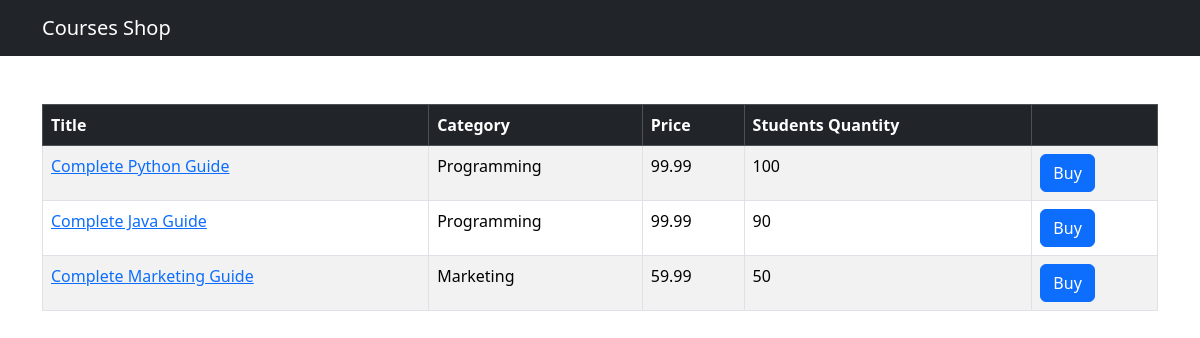
Page /shop/ on the earlier database version.
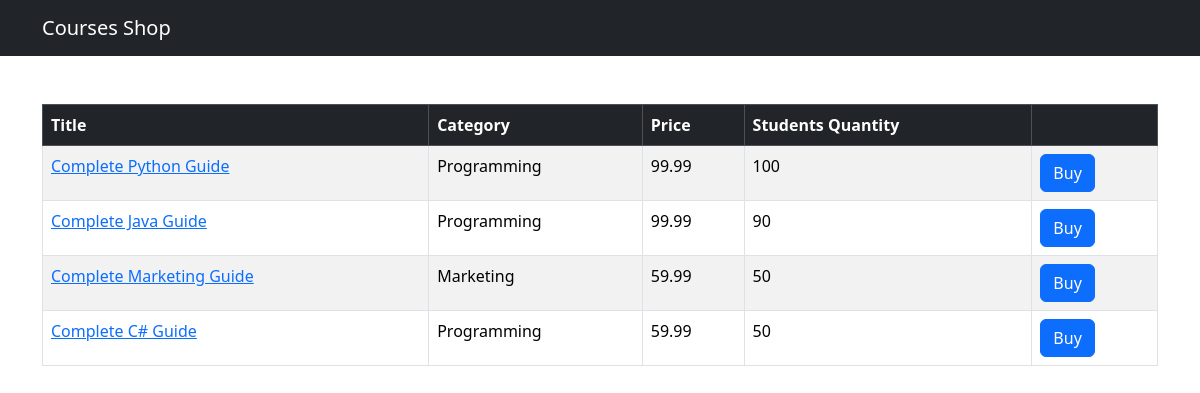
Same page on the later database version.
### shop/models.py (models this page shows, shortened)
class Course(models.Model):
    title = models.CharField(max_length=300)
    price = models.FloatField()
    students_qty = models.IntegerField()
    reviews_qty = models.IntegerField()
    category = models.ForeignKey(Category, on_delete=models.CASCADE)
    created_at = models.DateTimeField(default=timezone.now)

class Category(models.Model):
    title = models.CharField(max_length=255)
    created_at = models.DateTimeField(default=timezone.now)
    def __str__(self):
        return self.title

### shop/views.py (the view)
# urls.py: path('', views.index, name='index'),
def index(request):
    courses = Course.objects.all()
    return render(request, 'shop/courses.html', {'courses': courses})

### templates/shop/courses.html (shortened to what this page needs)
{% extends "base.html" %}
{% block content %}
<table class="table mt-5 table-bordered table-striped table-hover">
  <thead class="table-dark">
    <tr>
      <th>Title</th>
      <th>Category</th>
      <th>Price</th>
      <th>Students Quantity</th>
      <th></th>
    </tr>
  </thead>
  <tbody>
    {% for course in courses %}
    <tr>
      <td>
        <a href={% url "shop:single_course" course.id%}>{{course.title}}</a>
      </td>
      <td>{{course.category}}</td>
      <td>{{course.price}}</td>
      <td>{{course.students_qty}}</td>
      <td><button class="btn btn-primary">Buy</button></td>
    </tr>
    {% endfor %}
  </tbody>
</table>
{% endblock %}

### templates/base.html (shortened to what this page needs)
<!DOCTYPE html>
<html lang="en">
  <head>
    <link
      href="https://cdn.jsdelivr.net/npm/bootstrap@5.3.3/dist/css/bootstrap.min.css"
      rel="stylesheet"
    />
  </head>
  <body>
    <nav class="navbar navbar-dark bg-dark">
      <div class="container">
        <a href={% url "shop:index" %} class="navbar-brand">Courses Shop</a>
      </div>
    </nav>
    <main class="container">{% block content %} {% endblock %}</main>
  </body>
</html>

Differences in the rows shown:
added Course: title "Complete C# Guide", category "Programming", price "59.99", students_qty "50"
